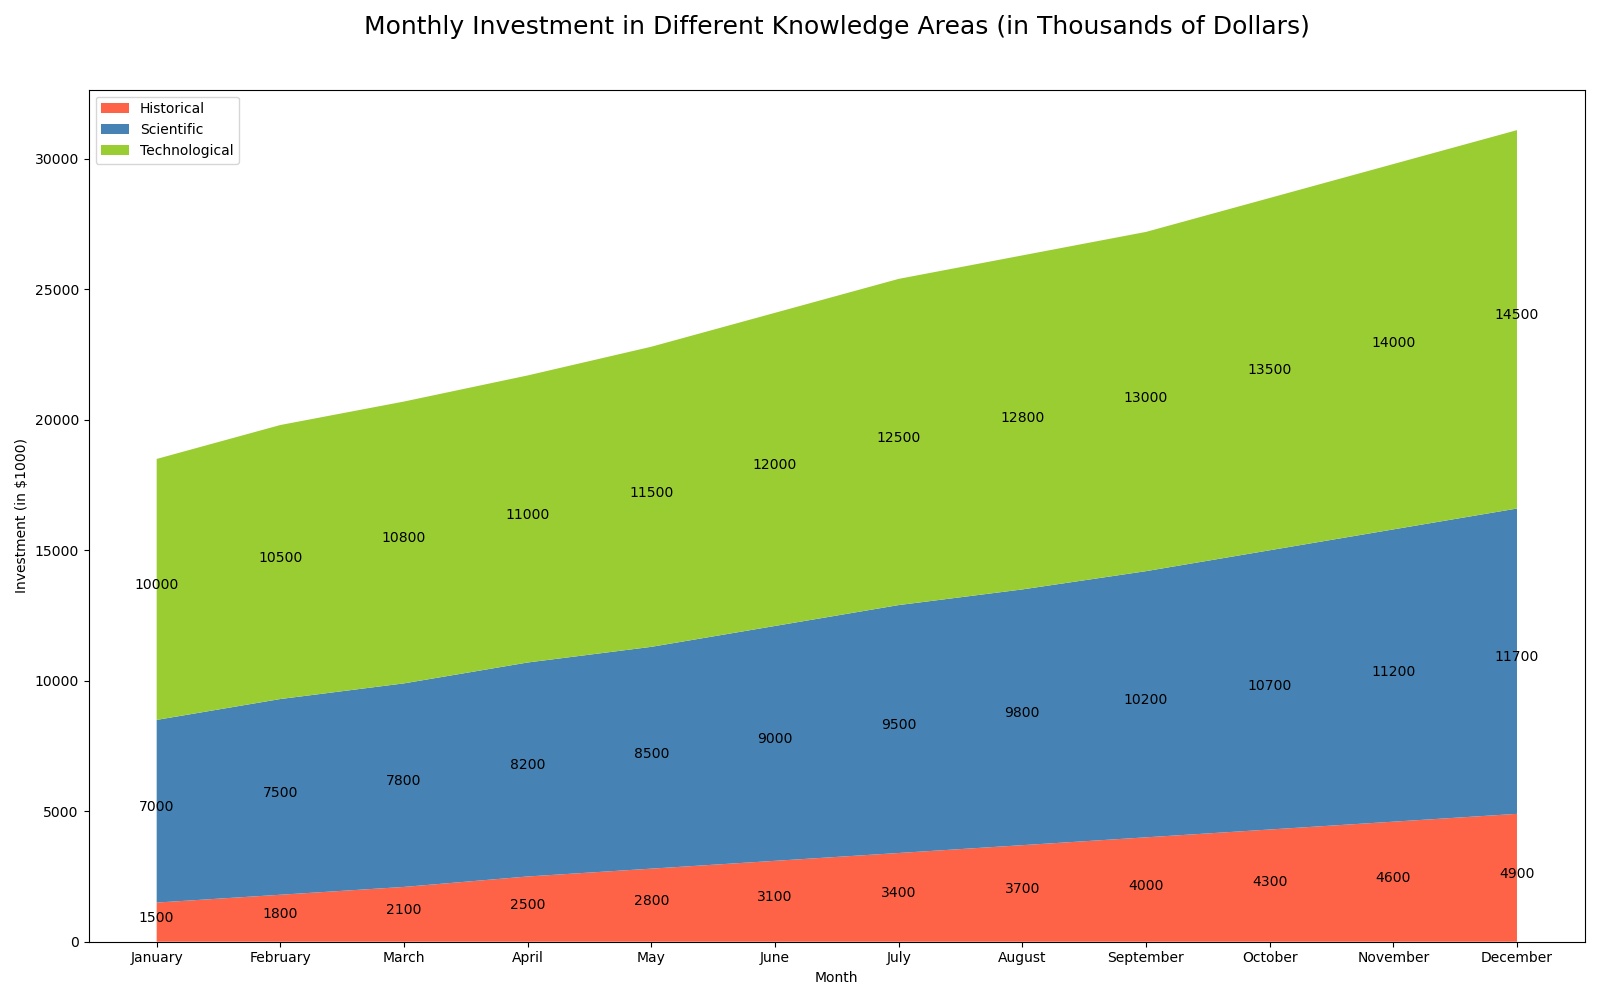

This figure's Python source:

import matplotlib.pyplot as plt
import pandas as pd
from io import StringIO

csv_data = """Month,Historical,Scientific,Technological
January,1500,7000,10000
February,1800,7500,10500
March,2100,7800,10800
April,2500,8200,11000
May,2800,8500,11500
June,3100,9000,12000
July,3400,9500,12500
August,3700,9800,12800
September,4000,10200,13000
October,4300,10700,13500
November,4600,11200,14000
December,4900,11700,14500
"""

data = pd.read_csv(StringIO(csv_data), index_col='Month')

x = data.index
y = [data['Historical'], data['Scientific'], data['Technological']]

fig, ax = plt.subplots(figsize=(16, 10))

ax.stackplot(x, y, labels=['Historical', 'Scientific', 'Technological'], colors=['#FF6347', '#4682B4', '#9ACD32'])

ax.set_title('Monthly Investment in Different Knowledge Areas (in Thousands of Dollars)', fontsize=18, pad=40)
ax.set_xlabel('Month')
ax.set_ylabel('Investment (in $1000)')
ax.legend(loc='upper left')

for i, (month, values) in enumerate(data.iterrows()):
    ax.annotate(f"{values['Historical']}", xy=(i, values['Historical']/2), ha='center')
    ax.annotate(f"{values['Scientific']}", xy=(i, values['Historical']+values['Scientific']/2), ha='center')
    ax.annotate(f"{values['Technological']}", xy=(i, values['Historical']+values['Scientific']+values['Technological']/2), ha='center')

plt.tight_layout()
plt.show()
